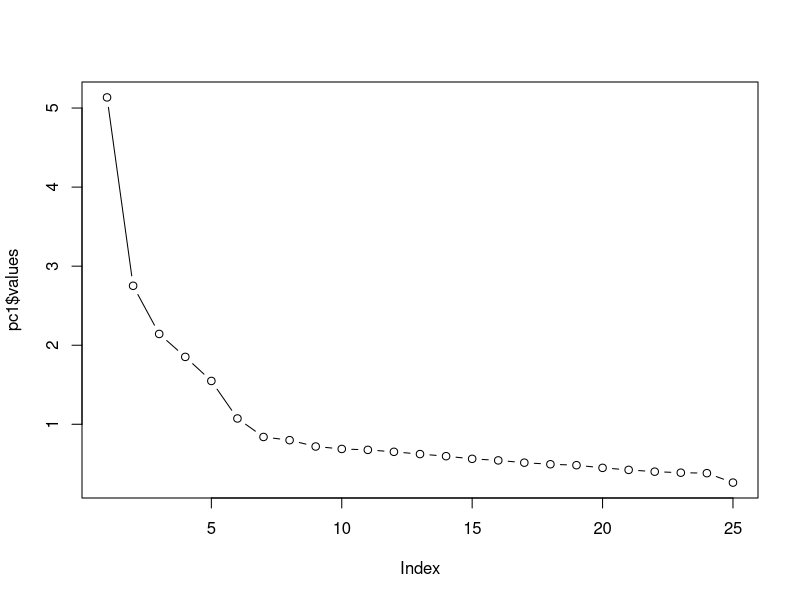

This chart was generated by the following R code:
## ---- chunk 1
library(car)
library(psych)
library(multcomp)
library(tidyverse)

#download.file("http://www.lindsaycoome.com/jellfish.csv", "jellfish.csv")
jellyfish <- read_csv("jellyfish.csv")
jellyfish %>% mutate_if(is.character, as.factor) -> jellyfish #uses dplyr function to change all character vectors to factors
## ---- chunk 2
head(jellyfish)
## ---- chunk 3
str(jellyfish$Location)
describeBy(jellyfish$Width, jellyfish$Location)
describeBy(jellyfish$Length, jellyfish$Location)
## ---- chunk 4
#newModel<-manova(outcome ~ predictor(s), data = dataFrameName, na.action = na.exclude))
## ---- chunk 5
outcome<-cbind(jellyfish$Width, jellyfish$Length)
## ---- chunk 6
newModel<-manova(outcome ~ Location, data = jellyfish)
## ---- chunk 7
summary(newModel, intercept = TRUE)
summary(newModel, intercept = TRUE, test = "Wilks")
summary(newModel, intercept = TRUE, test = "Hotelling")
## ---- chunk 8
Anova(newModel, type = "III")
## ---- chunk 9
summary.aov(newModel)
## ---- chunk 10
widthModel<-lm(Width ~ Location, data = jellyfish)
lengthModel<-lm(Length ~ Location, data = jellyfish)
## ---- chunk 11
postHocs<-glht(widthModel, linfct = mcp(Location = "Tukey"))
summary(postHocs) #summary function gives results of multiple comparisons

postHocs<-glht(lengthModel, linfct = mcp(Location = "Tukey"))
summary(postHocs) 
## ---- chunk 12
bfi_data <- bfi[,1:25]
View(bfi_data)
bfi_data=bfi_data[complete.cases(bfi_data),] #selects only complete cases for analysis
bfi_cor <- cor(bfi_data) #creates a correlation matrix to be used in PCA
## ---- chunk 13
det(bfi_cor)
## ---- chunk 14
pc1 <- principal(bfi_cor, nfactors =25, rotate = "none")
pc1
## ---- chunk 15
plot(pc1$values, type = "b")
## ---- chunk 16
pc2 <- principal(bfi_cor, nfactors = 5, rotate = "none")
pc2
## ---- chunk 17
pc3 <- principal(bfi_cor, nfactors = 5, rotate = "varimax")
pc3
## ---- chunk 18
print.psych(pc3, cut = 0.3, sort = TRUE)
